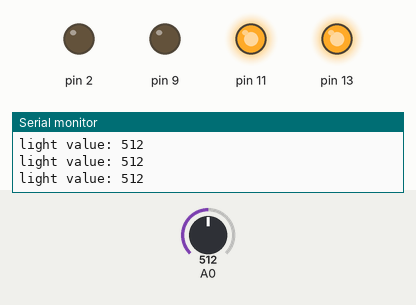
A sketch run on a simulated Arduino Uno, built with avr-gcc and run on an emulated ATmega328P. On the bench: output pins drawn as LEDs (lit = HIGH), the last lines printed to the serial monitor. The test bench sets the inputs (shaded band); at power-on: A0 = 512.

Above: at 1.2 s.
1.3 s: A0 set to 583
2.8 s: A0 set to 614
At 3.3 s:
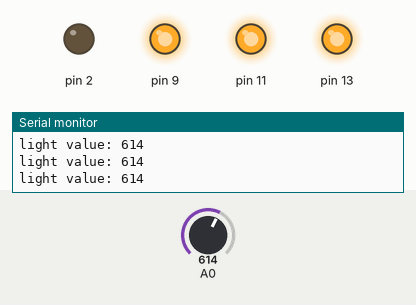
4.3 s: A0 set to 792
5.8 s: A0 set to 808
At 7.0 s:
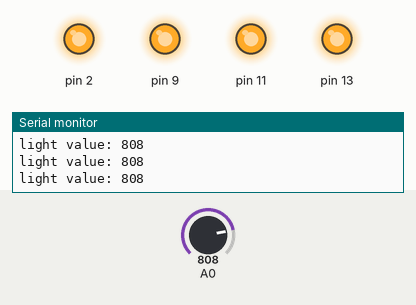
7.3 s: A0 set to 390
At 8.3 s:
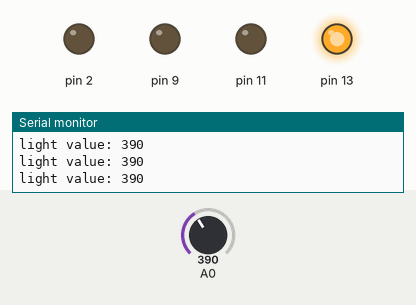
8.9 s: A0 set to 414
At 9.6 s:
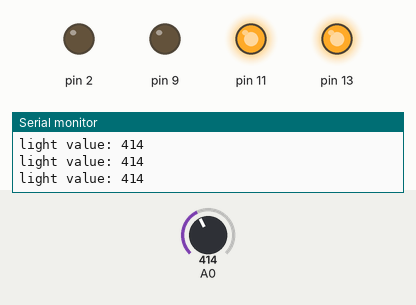
Timing chart, 0 to 11.5 s (numbered marks = the images above; inputs shaded):
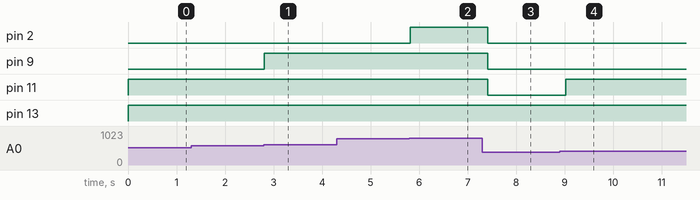

Measured:
- the behaviour switches between 600 and 601 on A0 (found by bisection; images 0 and 1)
- the behaviour switches between 800 and 801 on A0 (found by bisection; images 1 and 2)
- the behaviour switches between 400 and 401 on A0 (found by bisection; images 3 and 4)
- after the input at 2.8 s, pin 9: LOW → HIGH at once
- after the input at 5.8 s, pin 2: LOW → HIGH at once
- after the input at 7.3 s, pin 2, pin 9, pin 11: HIGH → LOW after 0.12 s
- after the input at 8.9 s, pin 11: LOW → HIGH after 0.12 s

The sketch:

EX2-7.ino
```cpp
void setup() {
  pinMode(2, OUTPUT);
  pinMode(9, OUTPUT);
  pinMode(11, OUTPUT);
  pinMode(13, OUTPUT);
  Serial.begin(9600);
}

void loop() {
  int x = analogRead(A0);
  if ( (x > 0) && (x <= 200)) {
    digitalWrite(2, LOW);
    digitalWrite(9, LOW);
    digitalWrite(11, LOW);
    digitalWrite(13, LOW);
  }
  else if ( (x > 200) && (x <= 400)) {
    digitalWrite(2, LOW);
    digitalWrite(9, LOW);
    digitalWrite(11, LOW);
    digitalWrite(13, HIGH);
  }
  else if ( (x > 400) && (x <= 600)) {
    digitalWrite(2, LOW);
    digitalWrite(9, LOW);
    digitalWrite(11, HIGH);
    digitalWrite(13, HIGH);
  }
  else if ( (x > 600) && (x <= 800)) {
    digitalWrite(2, LOW);
    digitalWrite(9, HIGH);
    digitalWrite(11, HIGH);
    digitalWrite(13, HIGH);
  }
  else { //x>800
    digitalWrite(2, HIGH);
    digitalWrite(9, HIGH);
    digitalWrite(11, HIGH);
    digitalWrite(13, HIGH);
  }
  Serial.print("light value: ");
  Serial.println(x);
  delay(200);
}
```
